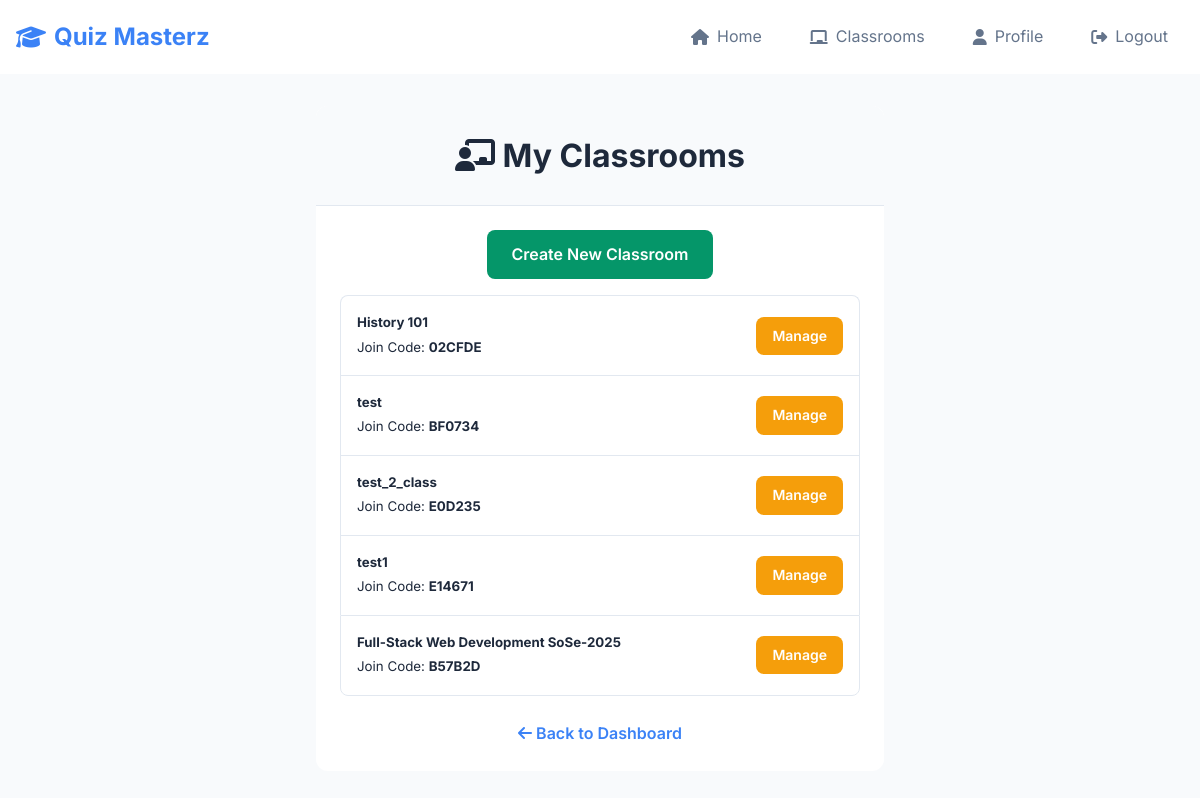
Before: /teacher/classrooms (signed in) with the older database file.
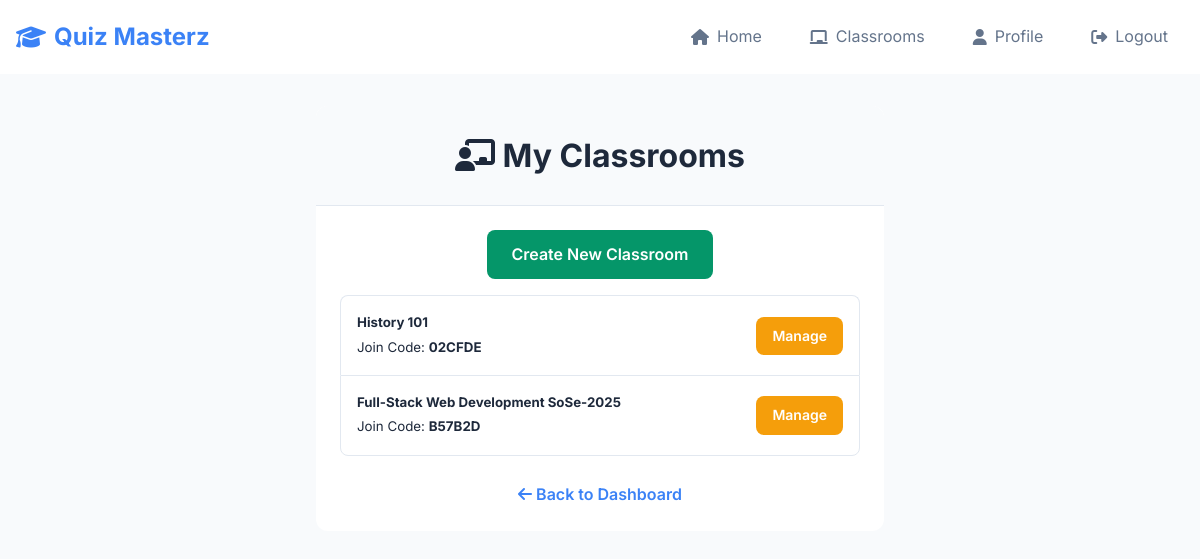
After: the same page with the newer database file.
### website/models.py (models this page shows, shortened)
class Classroom(db.Model):
    id = db.Column(db.Integer, primary_key=True)
    name = db.Column(db.String(100), nullable=False)
    teacher_id = db.Column(db.Integer, db.ForeignKey('user.id'), nullable=False)
    join_code = db.Column(db.String(8), unique=True, nullable=False)
    quizzes = db.relationship('Quiz', secondary=classroom_quizzes,
                              backref=db.backref('classrooms_assigned_to', lazy='dynamic'),
                              lazy='dynamic')
    quiz_attempts = db.relationship('StudentQuizAttempt', backref='classroom', lazy='dynamic')

### website/views.py (the view)
@views.route('/teacher/classrooms', methods=['GET'])
@login_required
def teacher_classrooms():
    if current_user.role != 'teacher':
        flash('Access denied.', category='error')
        return redirect(url_for('views.home'))
    classrooms = Classroom.query.filter_by(teacher_id=current_user.id).all()
    return render_template("teacher_classrooms.html", user=current_user, classrooms=classrooms)

### website/__init__.py (called while the page is built)
def create_app():
    app = Flask(__name__)
    app.config['SECRET_KEY'] = 'hjshjhdjah kjshkjdhjs'
    app.config['SQLALCHEMY_DATABASE_URI'] = f'sqlite:///{DB_NAME}'
    db.init_app(app)
    from .views import views
    from .auth import auth
    app.register_blueprint(views, url_prefix='/')
    app.register_blueprint(auth, url_prefix='/')
    with app.app_context():
        db.create_all()
    from .models import User, Classroom, Quiz, Question, Answer, StudentQuizAttempt
    login_manager = LoginManager()
    login_manager.login_view = 'auth.login'
    login_manager.init_app(app)
    @login_manager.user_loader
    def load_user(id):
        return User.query.get(int(id))
    return app

### website/templates/teacher_classrooms.html (shortened to what this page needs)
{% extends "base.html" %}
{% block content %}
<div class="container-sm">
    <div class="card">
        <div class="card-header text-center">
            <h1><i class="fas fa-chalkboard-teacher"></i> My Classrooms</h1>
        </div>
        <div class="card-body">
            <div class="mb-3 text-center">
                <a href="{{ url_for('views.create_classroom') }}" class="btn btn-success">Create New Classroom</a>
            </div>
            {% if classrooms %}
                <ul class="list-group">
                    {% for classroom in classrooms %}
                        <li class="list-group-item d-flex justify-content-between align-items-center">
                            <div>
                                <h5>{{ classroom.name }}</h5>
                                <small>Join Code: <strong>{{ classroom.join_code }}</strong></small>
                            </div>
                            <div>
                                <a href="{{ url_for('views.edit_classroom', classroom_id=classroom.id) }}" class="btn btn-sm btn-warning">Manage</a>
                            </div>
                        </li>
                    {% endfor %}
                </ul>
            {% else %}
                <p class="text-center text-muted">You haven't created any classrooms yet.</p>
            {% endif %}
            <br />
            <div class="text-center">
                <a href="{{ url_for('views.home') }}" class="link-primary">
                    <i class="fas fa-arrow-left"></i> Back to Dashboard
                </a>
            </div>
        </div>
    </div>
</div>
{% endblock %}

### website/templates/base.html (shortened to what this page needs)
<!DOCTYPE html>
<html lang="en">
<head>
    <link rel="stylesheet" type="text/css" href="{{ url_for('static', filename='css/style.css') }}">
    <link rel="stylesheet" href="https://cdnjs.cloudflare.com/ajax/libs/font-awesome/6.4.0/css/all.min.css">
</head>
<body>
    <nav class="navbar">
        <div class="nav-container">
            <a href="/" class="nav-brand">
                <i class="fas fa-graduation-cap"></i> Quiz Masterz
            </a>
            <div class="nav-links">
                {% if user.is_authenticated %}
                    <a href="/" class="nav-link">
                        <i class="fas fa-home"></i> Home
                    </a>                    {% if user.role == 'teacher' %}
                        <a href="{{ url_for('views.teacher_classrooms') }}" class="nav-link">
                            <i class="fas fa-chalkboard"></i> Classrooms
                        </a>                    {% endif %}
                    <a href="/profile" class="nav-link">
                        <i class="fas fa-user"></i> Profile
                    </a>
                    <a href="/logout" class="nav-link">
                        <i class="fas fa-sign-out-alt"></i> Logout
                    </a>
                {% endif %}
            </div>
        </div>
    </nav>
    <main>
        {% block content %}
        {% endblock %}
    </main>
</body>
</html>

### website/static/css/style.css (style rules this page uses)
:root { --primary: #3b82f6; --secondary: #64748b; --success: #059669; --warning: #f59e0b; --danger: #dc2626; --bg: #f8fafc; --surface: #fff; --text: #1e293b; --text-muted: #64748b; --border: #e2e8f0; }
* { margin: 0; padding: 0; box-sizing: border-box; }
body { font-family: Inter, sans-serif; line-height: 1.6; color: var(--text); background: var(--bg); }
.navbar { background: var(--surface); top: 0; z-index: 100; }
.nav-container { display: flex; justify-content: space-between; align-items: center; padding: 1rem; max-width: 1200px; margin: 0 auto; }
.nav-brand { font-size: 1.5rem; font-weight: 700; color: var(--primary); text-decoration: none; display: flex; align-items: center; gap: 0.5rem; }
.nav-links { display: flex; gap: 1rem; align-items: center; }
.nav-link { color: var(--text-muted); text-decoration: none; padding: 0.5rem 1rem; border-radius: 8px; transition: all 0.2s; display: flex; align-items: center; gap: 0.5rem; }
main { min-height: calc(100vh - 80px); padding: 2rem 0; }
.btn { display: inline-flex; align-items: center; gap: 0.5rem; padding: 0.75rem 1.5rem; border: none; border-radius: 8px; font-weight: 600; text-decoration: none; cursor: pointer; transition: all 0.2s; }
.btn-success { background: var(--success); color: white; }
.btn-warning { background: var(--warning); color: white; }
.btn-sm { padding: 0.5rem 1rem; font-size: 0.875rem; }
.card { background: var(--surface); border-radius: 12px; overflow: hidden; }
.card-header { padding: 1.5rem; border-bottom: 1px solid var(--border); background: var(--bg); }
.card-body { padding: 1.5rem; }
.list-group { list-style: none; }
.list-group-item { padding: 1rem; border: 1px solid var(--border); border-bottom: none; }
.list-group-item:first-child { border-top-left-radius: 8px; border-top-right-radius: 8px; }
.list-group-item:last-child { border-bottom: 1px solid var(--border); border-bottom-left-radius: 8px; border-bottom-right-radius: 8px; }
.text-center { text-align: center; }
.d-flex { display: flex; }
.justify-content-between { justify-content: space-between; }
.align-items-center { align-items: center; }
.mb-3 { margin-bottom: 1rem; }
.container-sm { max-width: 600px; margin: 0 auto; padding: 0 1rem; }
.link-primary { color: var(--primary); font-weight: 600; text-decoration: none; }

Changed rows visible on the page:
removed Classroom: name "test", join_code "BF0734"
removed Classroom: name "test_2_class", join_code "E0D235"
removed Classroom: name "test1", join_code "E14671"
